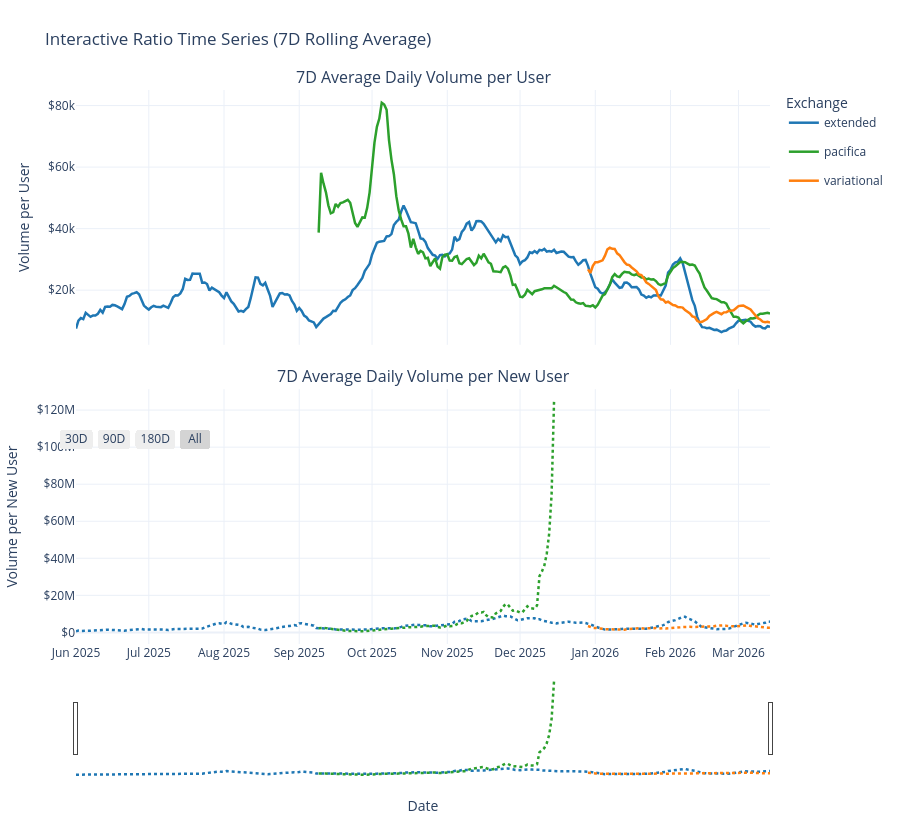

Write notebook code for a chart like this one.
### Markdown cell above
## 4. Interactive Ratio Time Series

The sample-average bars above are useful, but they hide when ratio shifts happen. This interactive section plots rolling averages of `daily_volume / cumulative_users` and `daily_volume / daily_new_users` so you can inspect persistence, spikes, and regime changes with unified hover.

### Code cell
if daily_df.empty:
    print('No daily ratio data available for interactive charting.')
elif not PLOTLY_AVAILABLE:
    print('Plotly is not installed in this environment. Static ratio charts above remain available.')
else:
    ratio_ts = daily_df.copy().sort_values(['project_slug', 'ts'])
    for column in [
        'daily_volume',
        'daily_new_users',
        'cumulative_users',
        'volume_per_user',
        'volume_per_new_user',
    ]:
        ratio_ts[column] = pd.to_numeric(ratio_ts[column], errors='coerce')
    ratio_ts['volume_per_user_avg'] = (
        ratio_ts.groupby('project_slug')['volume_per_user']
        .transform(lambda s: s.rolling(ratio_smoothing_days, min_periods=1).mean())
    )
    ratio_ts['volume_per_new_user_avg'] = (
        ratio_ts.groupby('project_slug')['volume_per_new_user']
        .transform(lambda s: s.rolling(ratio_smoothing_days, min_periods=1).mean())
    )

    fig = make_subplots(
        rows=2,
        cols=1,
        shared_xaxes=True,
        vertical_spacing=0.08,
        subplot_titles=(
            f'{ratio_smoothing_days}D Average Daily Volume per User',
            f'{ratio_smoothing_days}D Average Daily Volume per New User',
        ),
    )

    for project_slug, project_df in ratio_ts.groupby('project_slug'):
        project_df = project_df.sort_values('ts')
        color = to_hex(palette.get(project_slug, '#1f77b4'))

        fig.add_trace(
            go.Scatter(
                x=project_df['ts'],
                y=project_df['volume_per_user_avg'],
                mode='lines',
                name=project_slug,
                legendgroup=project_slug,
                line=dict(color=color, width=2.5),
                customdata=np.column_stack([
                    project_df['daily_volume'].to_numpy(),
                    project_df['cumulative_users'].to_numpy(),
                    project_df['volume_per_user'].to_numpy(),
                ]),
                hovertemplate=(
                    '%{x|%b %d, %Y}<br>'
                    f'{project_slug}<br>'
                    f'{ratio_smoothing_days}D avg vol / user: $%{{y:,.0f}}<br>'
                    'Daily vol / user: $%{customdata[2]:,.0f}<br>'
                    'Daily volume: $%{customdata[0]:,.0f}<br>'
                    'Cumulative users: %{customdata[1]:,.0f}'
                    '<extra></extra>'
                ),
            ),
            row=1,
            col=1,
        )

        fig.add_trace(
            go.Scatter(
                x=project_df['ts'],
                y=project_df['volume_per_new_user_avg'],
                mode='lines',
                name=project_slug,
                legendgroup=project_slug,
                showlegend=False,
                line=dict(color=color, width=2.5, dash='dot'),
                customdata=np.column_stack([
                    project_df['daily_volume'].to_numpy(),
                    project_df['daily_new_users'].to_numpy(),
                    project_df['volume_per_new_user'].to_numpy(),
                ]),
                hovertemplate=(
                    '%{x|%b %d, %Y}<br>'
                    f'{project_slug}<br>'
                    f'{ratio_smoothing_days}D avg vol / new user: $%{{y:,.0f}}<br>'
                    'Daily vol / new user: $%{customdata[2]:,.0f}<br>'
                    'Daily volume: $%{customdata[0]:,.0f}<br>'
                    'Daily new users: %{customdata[1]:,.0f}'
                    '<extra></extra>'
                ),
            ),
            row=2,
            col=1,
        )

    fig.update_layout(
        height=820,
        template='plotly_white',
        title=f'Interactive Ratio Time Series ({ratio_smoothing_days}D Rolling Average)',
        hovermode='x unified',
        legend_title_text='Exchange',
        margin=dict(l=60, r=40, t=90, b=40),
    )
    fig.update_yaxes(title_text='Volume per User', tickprefix='$', separatethousands=True, row=1, col=1)
    fig.update_yaxes(title_text='Volume per New User', tickprefix='$', separatethousands=True, row=2, col=1)
    fig.update_xaxes(
        title_text='Date',
        row=2,
        col=1,
        rangeslider=dict(visible=True),
        rangeselector=dict(
            buttons=[
                dict(count=30, label='30D', step='day', stepmode='backward'),
                dict(count=90, label='90D', step='day', stepmode='backward'),
                dict(count=180, label='180D', step='day', stepmode='backward'),
                dict(step='all', label='All'),
            ]
        ),
    )
    fig.show()

### Figure 1 — Plotly figure (JSON) as saved in the notebook; plotly's stock layout.template omitted (floating-point values rounded to 4 significant figures; data arrays with more than 128 entries replaced by an {"elided": "..."} marker saying what was removed)
{"data": [{"customdata": {"elided": "287x3 float values"}, "hovertemplate": "%{x|%b %d, %Y}<br>extended<br>7D avg vol / user: $%{y:,.0f}<br>Daily vol / user: $%{customdata[2]:,.0f}<br>Daily volume: $%{customdata[0]:,.0f}<br>Cumulative users: %{customdata[1]:,.0f}<extra></extra>", "legendgroup": "extended", "line": {"color": "#1f77b4", "width": 2.5}, "mode": "lines", "name": "extended", "type": "scatter", "x": {"elided": "287 str values"}, "xaxis": "x", "y": {"elided": "287 float values"}, "yaxis": "y"}, {"customdata": {"elided": "287x3 float values"}, "hovertemplate": "%{x|%b %d, %Y}<br>extended<br>7D avg vol / new user: $%{y:,.0f}<br>Daily vol / new user: $%{customdata[2]:,.0f}<br>Daily volume: $%{customdata[0]:,.0f}<br>Daily new users: %{customdata[1]:,.0f}<extra></extra>", "legendgroup": "extended", "line": {"color": "#1f77b4", "dash": "dot", "width": 2.5}, "mode": "lines", "name": "extended", "showlegend": false, "type": "scatter", "x": {"elided": "287 str values"}, "xaxis": "x2", "y": {"elided": "287 float values"}, "yaxis": "y2"}, {"customdata": {"elided": "287x3 float values"}, "hovertemplate": "%{x|%b %d, %Y}<br>pacifica<br>7D avg vol / user: $%{y:,.0f}<br>Daily vol / user: $%{customdata[2]:,.0f}<br>Daily volume: $%{customdata[0]:,.0f}<br>Cumulative users: %{customdata[1]:,.0f}<extra></extra>", "legendgroup": "pacifica", "line": {"color": "#2ca02c", "width": 2.5}, "mode": "lines", "name": "pacifica", "type": "scatter", "x": {"elided": "287 str values"}, "xaxis": "x", "y": {"elided": "287 float values"}, "yaxis": "y"}, {"customdata": {"elided": "287x3 float values"}, "hovertemplate": "%{x|%b %d, %Y}<br>pacifica<br>7D avg vol / new user: $%{y:,.0f}<br>Daily vol / new user: $%{customdata[2]:,.0f}<br>Daily volume: $%{customdata[0]:,.0f}<br>Daily new users: %{customdata[1]:,.0f}<extra></extra>", "legendgroup": "pacifica", "line": {"color": "#2ca02c", "dash": "dot", "width": 2.5}, "mode": "lines", "name": "pacifica", "showlegend": false, "type": "scatter", "x": {"elided": "287 str values"}, "xaxis": "x2", "y": {"elided": "287 float values"}, "yaxis": "y2"}, {"customdata": {"elided": "287x3 float values"}, "hovertemplate": "%{x|%b %d, %Y}<br>variational<br>7D avg vol / user: $%{y:,.0f}<br>Daily vol / user: $%{customdata[2]:,.0f}<br>Daily volume: $%{customdata[0]:,.0f}<br>Cumulative users: %{customdata[1]:,.0f}<extra></extra>", "legendgroup": "variational", "line": {"color": "#ff7f0e", "width": 2.5}, "mode": "lines", "name": "variational", "type": "scatter", "x": {"elided": "287 str values"}, "xaxis": "x", "y": {"elided": "287 float values"}, "yaxis": "y"}, {"customdata": {"elided": "287x3 float values"}, "hovertemplate": "%{x|%b %d, %Y}<br>variational<br>7D avg vol / new user: $%{y:,.0f}<br>Daily vol / new user: $%{customdata[2]:,.0f}<br>Daily volume: $%{customdata[0]:,.0f}<br>Daily new users: %{customdata[1]:,.0f}<extra></extra>", "legendgroup": "variational", "line": {"color": "#ff7f0e", "dash": "dot", "width": 2.5}, "mode": "lines", "name": "variational", "showlegend": false, "type": "scatter", "x": {"elided": "287 str values"}, "xaxis": "x2", "y": {"elided": "287 float values"}, "yaxis": "y2"}], "layout": {"annotations": [{"font": {"size": 16}, "showarrow": false, "text": "7D Average Daily Volume per User", "x": 0.5, "xanchor": "center", "xref": "paper", "y": 1, "yanchor": "bottom", "yref": "paper"}, {"font": {"size": 16}, "showarrow": false, "text": "7D Average Daily Volume per New User", "x": 0.5, "xanchor": "center", "xref": "paper", "y": 0.46, "yanchor": "bottom", "yref": "paper"}], "height": 820, "hovermode": "x unified", "legend": {"title": {"text": "Exchange"}}, "margin": {"b": 40, "l": 60, "r": 40, "t": 90}, "title": {"text": "Interactive Ratio Time Series (7D Rolling Average)"}, "xaxis": {"anchor": "y", "domain": [0, 1], "matches": "x2", "showticklabels": false}, "xaxis2": {"anchor": "y2", "domain": [0, 1], "rangeselector": {"buttons": [{"count": 30, "label": "30D", "step": "day", "stepmode": "backward"}, {"count": 90, "label": "90D", "step": "day", "stepmode": "backward"}, {"count": 180, "label": "180D", "step": "day", "stepmode": "backward"}, {"label": "All", "step": "all"}]}, "rangeslider": {"visible": true}, "title": {"text": "Date"}}, "yaxis": {"anchor": "x", "domain": [0.54, 1], "separatethousands": true, "tickprefix": "$", "title": {"text": "Volume per User"}}, "yaxis2": {"anchor": "x2", "domain": [0, 0.46], "separatethousands": true, "tickprefix": "$", "title": {"text": "Volume per New User"}}}}
